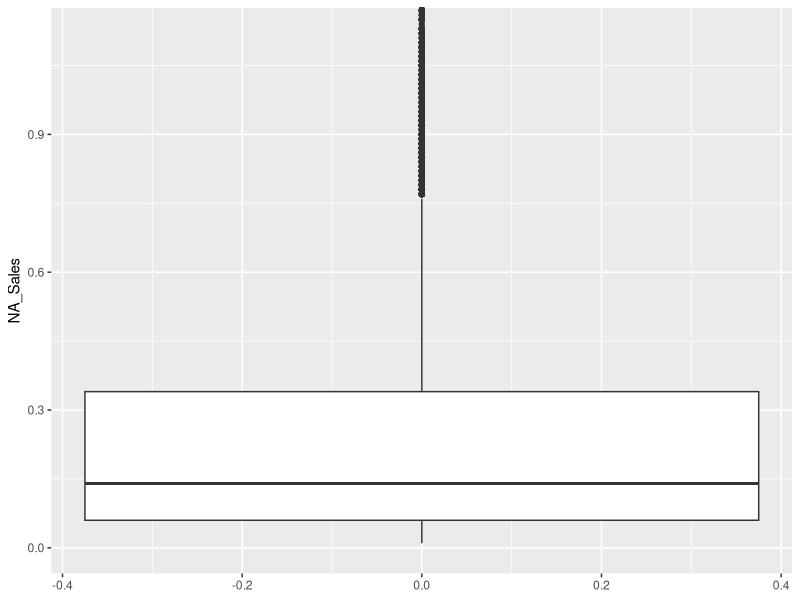
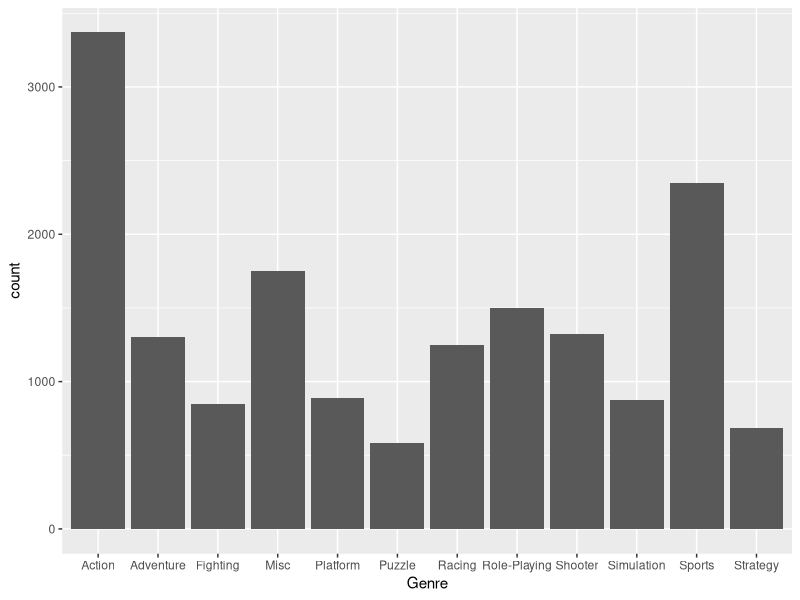
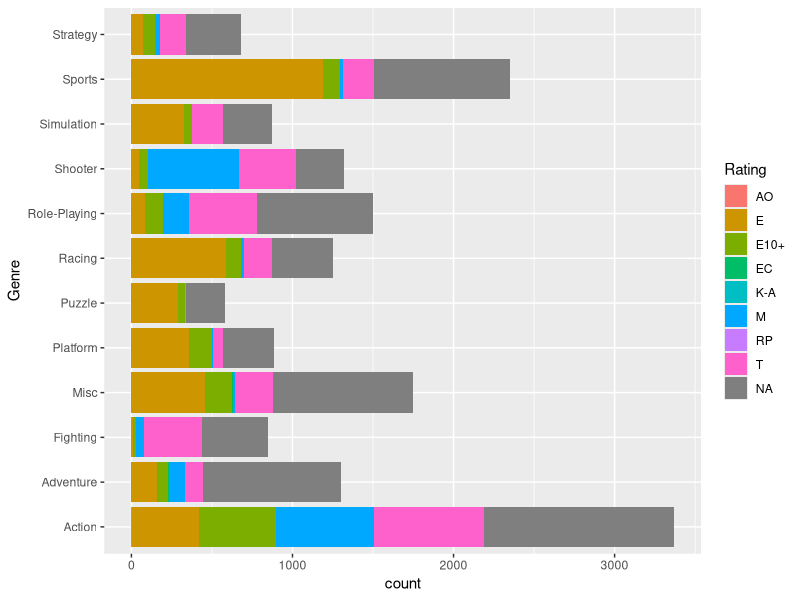
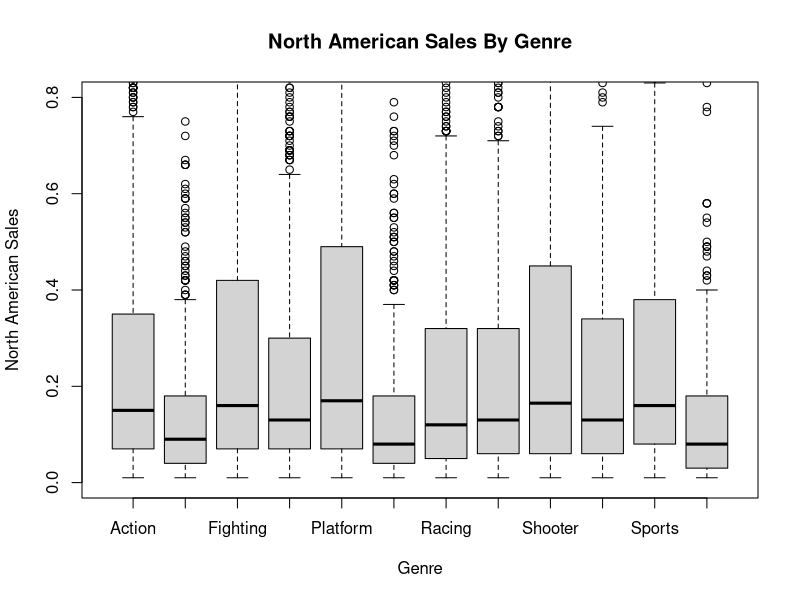
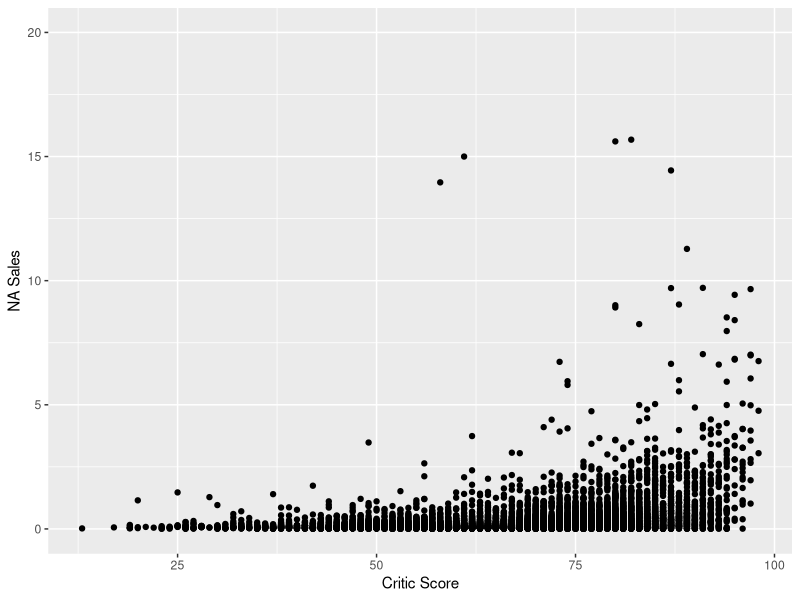

The R script that drew these images, in order:
## ---- chunk 1
#Loading Libraries
library(tidyverse)

#Loading Dataset
vgs <- read.csv('replaced variables.csv')

#Transforming variables to appropriate data types
vgs$NA_Sales<-as.numeric(vgs$NA_Sales)
vgs$EU_Sales<-as.numeric(vgs$EU_Sales)
vgs$JP_Sales<-as.numeric(vgs$JP_Sales)
vgs$Other_Sales<-as.numeric(vgs$Other_Sales)
vgs$Platform <- as.factor(vgs$Platform)
vgs$Publisher <- as.factor(vgs$Genre)
vgs$Genre <- as.factor(vgs$Genre)
vgs$Developer <- as.factor(vgs$Developer)
vgs$Rating <- as.factor(vgs$Rating)
vgs$Year_of_Release <- as.factor(vgs$Year_of_Release)
vgs$User_Score <- as.numeric(vgs$User_Score)
vgs$Name <- as.character(vgs$Name)
vgs$User_Score <- vgs$User_Score * 10

#Replacing empty entries with NA
vgs$Rating[vgs$Rating %in% c("")]<- NA
vgs$Rating <-factor(vgs$Rating)
vgs$Developer[vgs$Developer %in% c("")]<- NA
vgs$Developer <-factor(vgs$Developer)
vgs$Genre[vgs$Genre %in% c("")]<- NA
vgs$Genre <-factor(vgs$Genre)
vgs <- filter(vgs, Name != "")
## ---- chunk 2
summary(vgs$NA_Sales, na.rm = TRUE) # summarize the variable NA_Sales
sd(vgs$NA_Sales, na.rm = TRUE) # find the standard deviation
IQR(vgs$NA_Sales, na.rm = TRUE) # find the IQR
nasmildthreshold = (.28*1.5) + .28 # mild threshold
print(nasmildthreshold)
nasmaxthreshold = (.28*3) + .28 # extreme threshold
print(nasmaxthreshold)
sum(vgs$NA_Sales>nasmaxthreshold, na.rm = TRUE) # number of observations above the max threshold
ggplot(data = vgs, aes(y = NA_Sales)) + geom_boxplot() + coord_cartesian(ylim = c(0, 1.12))
## ---- chunk 3
#clearing the no genre rows in the NA
vgs$Genre[vgs$Genre %in% c("")]<- NA
#creating the frequency table 
freq_genre <- table(vgs$Genre)
#creating the relative frequency table
rel_freq_genre <- table(vgs$Genre)/nrow(vgs)
#plotting and displaying the data
freq_genre
rel_freq_genre
ggplot(data = vgs) + geom_bar(mapping = aes(x = Genre))
## ---- chunk 4
twoway <- addmargins(table(vgs$Rating, vgs$Genre))
twoway %>% knitr::kable()

ggplot(vgs, aes(y = Genre)) + geom_bar(aes(fill = Rating), position = position_stack(reverse = TRUE)) + ylab('Genre')
## ---- chunk 5
summary(vgs$NA_Sales) #summary statistics of North American sales
table(vgs$Genre) #Frequency table of Video Game Genres
nasalesiqr <- IQR(vgs$NA_Sales, na.rm = TRUE) #Calculating the IQR of NA_Sales
highoutlier <- 0.340+(1.5*nasalesiqr) #High outlier formula
boxplot(vgs$NA_Sales~vgs$Genre, main = "North American Sales By Genre", xlab =
          "Genre", ylab = "North American Sales", ylim = c(0,0.8))
## ---- chunk 6
ggplot(vgs, aes(Critic_Score, NA_Sales)) + geom_point() +ylab('NA Sales') + xlab('Critic Score') + ylim(0, 20)
